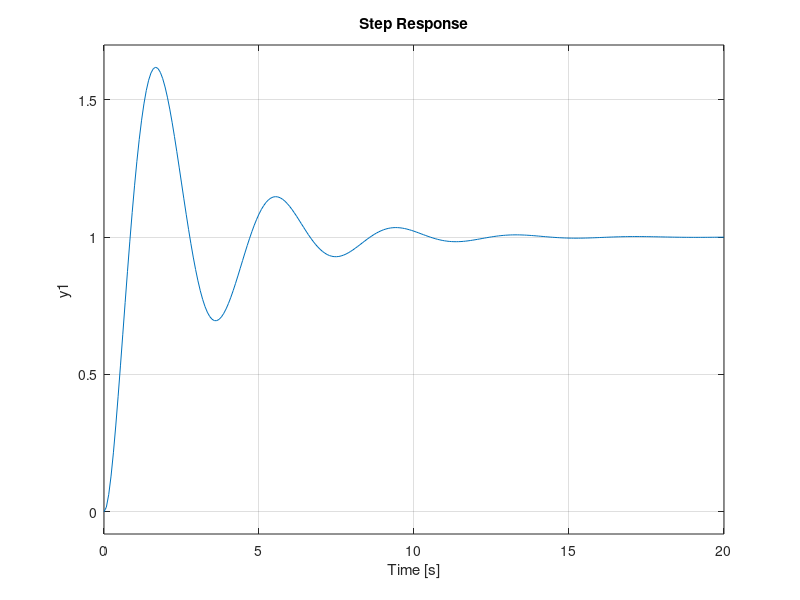

Recreate this plot in MATLAB. (Note: this script raises an error after producing the figure.)
clc; 
clear;

% Sistema
num = [0 0 6.32 18 12.81];
den = [1 6 11.32 18 12.81];

sys = tf(num, den);

step(sys);

% Informações da resposta ao degrau
info = stepinfo(sys);

% Exibir os resultados principais
fprintf('Tempo de subida:        %.4f s\n', info.RiseTime);
fprintf('Tempo de pico:          %.4f s\n', info.PeakTime);
fprintf('Máximo sobressinal:     %.2f %%\n', info.Overshoot);
fprintf('Tempo de acomodação:    %.4f s\n', info.SettlingTime);
